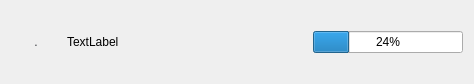
<?xml version="1.0" encoding="UTF-8"?>
<ui version="4.0">
 <class>downloaditem</class>
 <widget class="QWidget" name="downloaditem">
  <property name="geometry">
   <rect>
    <x>0</x>
    <y>0</y>
    <width>474</width>
    <height>84</height>
   </rect>
  </property>
  <property name="windowTitle">
   <string>Form</string>
  </property>
  <layout class="QGridLayout" name="gridLayout_3">
   <item row="0" column="0">
    <layout class="QGridLayout" name="gridLayout_2" rowminimumheight="0">
     <item row="0" column="0">
      <widget class="QLabel" name="label_1">
       <property name="sizePolicy">
        <sizepolicy hsizetype="Fixed" vsizetype="Preferred">
         <horstretch>0</horstretch>
         <verstretch>0</verstretch>
        </sizepolicy>
       </property>
       <property name="minimumSize">
        <size>
         <width>50</width>
         <height>50</height>
        </size>
       </property>
       <property name="palette">
        <palette>
         <active>
          <colorrole role="WindowText">
           <brush brushstyle="SolidPattern">
            <color alpha="255">
             <red>54</red>
             <green>57</green>
             <blue>62</blue>
            </color>
           </brush>
          </colorrole>
          <colorrole role="Text">
           <brush brushstyle="SolidPattern">
            <color alpha="255">
             <red>54</red>
             <green>57</green>
             <blue>62</blue>
            </color>
           </brush>
          </colorrole>
          <colorrole role="ButtonText">
           <brush brushstyle="SolidPattern">
            <color alpha="255">
             <red>54</red>
             <green>57</green>
             <blue>62</blue>
            </color>
           </brush>
          </colorrole>
          <colorrole role="ToolTipText">
           <brush brushstyle="SolidPattern">
            <color alpha="255">
             <red>54</red>
             <green>57</green>
             <blue>62</blue>
            </color>
           </brush>
          </colorrole>
         </active>
         <inactive>
          <colorrole role="WindowText">
           <brush brushstyle="SolidPattern">
            <color alpha="255">
             <red>54</red>
             <green>57</green>
             <blue>62</blue>
            </color>
           </brush>
          </colorrole>
          <colorrole role="Text">
           <brush brushstyle="SolidPattern">
            <color alpha="255">
             <red>54</red>
             <green>57</green>
             <blue>62</blue>
            </color>
           </brush>
          </colorrole>
          <colorrole role="ButtonText">
           <brush brushstyle="SolidPattern">
            <color alpha="255">
             <red>54</red>
             <green>57</green>
             <blue>62</blue>
            </color>
           </brush>
          </colorrole>
          <colorrole role="ToolTipText">
           <brush brushstyle="SolidPattern">
            <color alpha="255">
             <red>54</red>
             <green>57</green>
             <blue>62</blue>
            </color>
           </brush>
          </colorrole>
         </inactive>
         <disabled>
          <colorrole role="WindowText">
           <brush brushstyle="SolidPattern">
            <color alpha="255">
             <red>120</red>
             <green>120</green>
             <blue>120</blue>
            </color>
           </brush>
          </colorrole>
          <colorrole role="Text">
           <brush brushstyle="SolidPattern">
            <color alpha="255">
             <red>120</red>
             <green>120</green>
             <blue>120</blue>
            </color>
           </brush>
          </colorrole>
          <colorrole role="ButtonText">
           <brush brushstyle="SolidPattern">
            <color alpha="255">
             <red>120</red>
             <green>120</green>
             <blue>120</blue>
            </color>
           </brush>
          </colorrole>
          <colorrole role="ToolTipText">
           <brush brushstyle="SolidPattern">
            <color alpha="255">
             <red>54</red>
             <green>57</green>
             <blue>62</blue>
            </color>
           </brush>
          </colorrole>
         </disabled>
        </palette>
       </property>
       <property name="text">
        <string>       .      </string>
       </property>
      </widget>
     </item>
     <item row="0" column="1">
      <widget class="QLabel" name="label_2">
       <property name="text">
        <string>TextLabel</string>
       </property>
      </widget>
     </item>
     <item row="0" column="2">
      <widget class="QProgressBar" name="progressBar">
       <property name="maximumSize">
        <size>
         <width>150</width>
         <height>16777215</height>
        </size>
       </property>
       <property name="value">
        <number>24</number>
       </property>
      </widget>
     </item>
    </layout>
   </item>
  </layout>
 </widget>
 <resources/>
 <connections/>
</ui>
